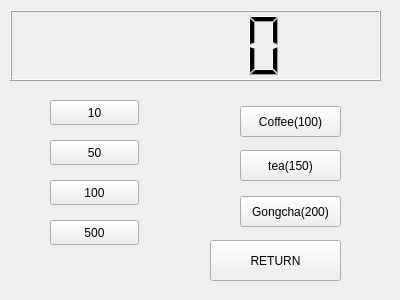
<?xml version="1.0" encoding="UTF-8"?>
<ui version="4.0">
 <class>Widget</class>
 <widget class="QWidget" name="Widget">
  <property name="geometry">
   <rect>
    <x>0</x>
    <y>0</y>
    <width>400</width>
    <height>300</height>
   </rect>
  </property>
  <property name="windowTitle">
   <string>Widget</string>
  </property>
  <widget class="QLCDNumber" name="lcdNumber">
   <property name="geometry">
    <rect>
     <x>10</x>
     <y>10</y>
     <width>371</width>
     <height>71</height>
    </rect>
   </property>
  </widget>
  <widget class="QPushButton" name="pb10">
   <property name="geometry">
    <rect>
     <x>50</x>
     <y>100</y>
     <width>89</width>
     <height>25</height>
    </rect>
   </property>
   <property name="text">
    <string>10</string>
   </property>
  </widget>
  <widget class="QPushButton" name="pb50">
   <property name="geometry">
    <rect>
     <x>50</x>
     <y>140</y>
     <width>89</width>
     <height>25</height>
    </rect>
   </property>
   <property name="text">
    <string>50</string>
   </property>
  </widget>
  <widget class="QPushButton" name="pb100">
   <property name="geometry">
    <rect>
     <x>50</x>
     <y>180</y>
     <width>89</width>
     <height>25</height>
    </rect>
   </property>
   <property name="text">
    <string>100</string>
   </property>
  </widget>
  <widget class="QPushButton" name="pb500">
   <property name="geometry">
    <rect>
     <x>50</x>
     <y>220</y>
     <width>89</width>
     <height>25</height>
    </rect>
   </property>
   <property name="text">
    <string>500</string>
   </property>
  </widget>
  <widget class="QPushButton" name="pbCoffee">
   <property name="geometry">
    <rect>
     <x>240</x>
     <y>106</y>
     <width>101</width>
     <height>31</height>
    </rect>
   </property>
   <property name="text">
    <string>Coffee(100)</string>
   </property>
  </widget>
  <widget class="QPushButton" name="pbGongCha">
   <property name="geometry">
    <rect>
     <x>240</x>
     <y>196</y>
     <width>101</width>
     <height>31</height>
    </rect>
   </property>
   <property name="text">
    <string>Gongcha(200)</string>
   </property>
  </widget>
  <widget class="QPushButton" name="pbTea">
   <property name="geometry">
    <rect>
     <x>240</x>
     <y>150</y>
     <width>101</width>
     <height>31</height>
    </rect>
   </property>
   <property name="text">
    <string>tea(150)</string>
   </property>
  </widget>
  <widget class="QPushButton" name="pbReturn">
   <property name="geometry">
    <rect>
     <x>210</x>
     <y>240</y>
     <width>131</width>
     <height>41</height>
    </rect>
   </property>
   <property name="text">
    <string>RETURN</string>
   </property>
  </widget>
 </widget>
 <layoutdefault spacing="6" margin="11"/>
 <resources/>
 <connections/>
</ui>
